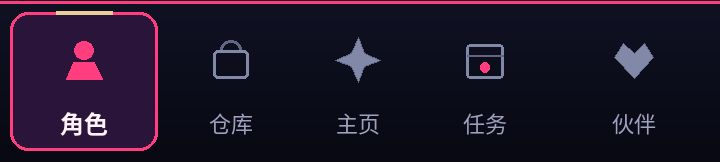
#> input picture assets/biao/nav/role.jpg, 720 x 162 px
$ python -i extract_assets.py   (imports and definitions only)
#> lines starting #> are read from the running program, lines starting #| are printed output that depends on the picture; after the words box and inside, x2 and y2 are one past the last pixel; in counts of white or black regions, pixels touching at a corner belong together
### tools/asset_manifest.py
"""素材清单:每一项说明从录屏第几帧(每秒 2 帧编号)的哪个矩形裁出哪张图。

frame: 帧号,对应 (frame-1)/2 秒;box: [x0, y0, x1, y1],录屏原始像素。
src:   不取录屏帧,而是取 tools/build_map.py 生成的中间产物(.work/ 下)。
"""

HUD = "hud_home.png"  # 主页 HUD 图层(带透明度),由 build_map.py 生成
ICONS = "hud_icons.png"  # 会上下浮动的图标,取单帧抠图,避免平均后发虚


def hud(out, box, floor=40, src=HUD):
    return {"out": out, "src": src, "box": box, "alpha_floor": floor, "q": 92}


MANIFEST = [
    # ---------- 通用 ----------
    {"out": "nav/role.jpg", "frame": 458, "box": [0, 1400, 720, 1562], "q": 90},
    {"out": "nav/bag.jpg", "frame": 473, "box": [0, 1400, 720, 1562], "q": 90},
    {"out": "nav/home.jpg", "frame": 645, "box": [0, 1400, 720, 1562], "q": 90},
    {"out": "nav/mission.jpg", "frame": 118, "box": [0, 1400, 720, 1562], "q": 90},
    {"out": "nav/partner.jpg", "frame": 356, "box": [0, 1400, 720, 1562], "q": 90},
    # ---------- 登录与公告 ----------
    {"out": "login/bg.jpg", "frame": 7, "q": 86},
    {"out": "login/loading.jpg", "frame": 13, "q": 84},
    {"out": "login/notice.jpg", "frame": 3, "box": [22, 246, 698, 1326], "q": 90},
    {"out": "ui/dlg_head.jpg", "frame": 15, "box": [0, 640, 720, 680], "q": 90},
    # 这一帧标题还在淡入,页面上再叠一层字
    {"out": "ui/reward_head.jpg", "frame": 125, "box": [0, 614, 720, 672], "q": 90},
    # ---------- 主页 ----------
    {"out": "home/map.webp", "src": "map_final.png", "q": 82},
    {**hud("home/card.webp", [28, 258, 488, 428]), "erase": [[438, 0, 460, 98]]},  # 抹掉右端和「好友」重叠的一小块
    hud("home/ico_gem.webp", [34, 198, 78, 248]),
    hud("home/ico_coin.webp", [234, 198, 278, 248]),
    hud("home/ico_bolt.webp", [436, 198, 474, 248]),
    hud("home/ico_plus.webp", [562, 200, 608, 246]),
    hud("home/btn_friend.webp", [466, 264, 548, 356]),
    hud("home/btn_mail.webp", [550, 280, 612, 356]),
    hud("home/btn_setting.webp", [628, 280, 696, 356]),
    hud("home/btn_faction.webp", [18, 434, 106, 524]),
    hud("home/btn_calendar.webp", [108, 434, 198, 524]),
    hud("home/btn_shop.webp", [574, 408, 700, 532], src=ICONS),
    hud("home/btn_supply.webp", [574, 548, 700, 670], src=ICONS),
    hud("home/btn_tower.webp", [574, 684, 700, 808], src=ICONS),
    hud("home/btn_modes.webp", [574, 824, 700, 946], src=ICONS),
    hud("home/btn_adventure.webp", [14, 1140, 276, 1268]),
    {**hud("home/btn_explore.webp", [498, 1270, 694, 1374], floor=90), "erase": [[0, 66, 22, 104]]},

    # ---------- 物品图标 ----------
    {"out": "item/exp.webp", "frame": 125, "box": [252, 792, 352, 892], "mirror_br": [0.45, 0.2], "q": 90},
    {"out": "item/credit.webp", "frame": 147, "box": [492, 702, 632, 840], "q": 90},
    {"out": "item/special_card.webp", "frame": 593, "box": [165, 477, 265, 577], "fill": [[68, 72, 100, 93, [22, 21, 26]]], "q": 90},
    {"out": "item/supply_card.webp", "frame": 593, "box": [365, 477, 465, 577], "fill": [[68, 72, 100, 93, [22, 21, 26]]], "q": 90},
    {"out": "item/crystal.webp", "frame": 593, "box": [565, 477, 665, 577], "mirror_br": [0.45, 0.17], "mirror_up": 0.06, "q": 90},
    {"out": "item/gift_green.webp", "frame": 593, "box": [165, 780, 265, 880], "mirror_br": [0.4, 0.17], "mirror_up": 0.06, "q": 90},
    {"out": "item/gift_blue.webp", "frame": 593, "box": [365, 780, 465, 880], "mirror_br": [0.4, 0.17], "mirror_up": 0.06, "q": 90},
    {"out": "item/gift_purple.webp", "frame": 593, "box": [565, 780, 665, 880], "mirror_br": [0.4, 0.17], "mirror_up": 0.06, "q": 90},
    {"out": "item/gift_orange.webp", "frame": 593, "box": [165, 1083, 265, 1183], "mirror_br": [0.4, 0.17], "mirror_up": 0.06, "q": 90},
    {"out": "item/box_white.webp", "frame": 586, "box": [165, 477, 265, 577], "mirror_br": [0.4, 0.17], "mirror_up": 0.06, "q": 90},
    {"out": "item/box_green.webp", "frame": 586, "box": [365, 477, 465, 577], "mirror_br": [0.4, 0.17], "mirror_up": 0.06, "q": 90},
    {"out": "item/box_blue.webp", "frame": 586, "box": [565, 477, 665, 577], "mirror_br": [0.4, 0.17], "mirror_up": 0.06, "q": 90},
    {"out": "item/daily_point.webp", "frame": 912, "box": [184, 632, 232, 680], "q": 90},
    # ---------- 任务 ----------
    {"out": "mission/banner.jpg", "frame": 163, "box": [0, 0, 720, 208], "q": 88},
    {"out": "mission/ico_main.jpg", "frame": 163, "box": [24, 536, 136, 664], "q": 90},
    {"out": "mission/ico_red.jpg", "frame": 163, "box": [24, 984, 136, 1112], "q": 90},
    {"out": "mission/ico_white.jpg", "frame": 163, "box": [24, 1174, 136, 1302], "q": 90},
    {"out": "mission/ico_explore.jpg", "frame": 191, "box": [24, 300, 136, 428], "q": 90},
    {"out": "mission/ico_daily.jpg", "frame": 912, "box": [20, 540, 132, 672], "q": 90},
    # 互动码卡片:原图里的二维码是账号的真实互动码,这里涂白,页面上画一张假的
    {"out": "mission/qr_card.jpg", "frame": 167, "box": [70, 330, 650, 1320], "fill": [[122, 272, 468, 608, [255, 255, 255]]], "q": 86},
    # ---------- 剧情 ----------
    {"out": "story/xiong.jpg", "frame": 82, "box": [0, 204, 720, 1240], "q": 84},
    {"out": "story/wu.jpg", "frame": 106, "box": [0, 204, 720, 1240], "q": 84},
    {"out": "story/yin.jpg", "frame": 114, "box": [0, 204, 720, 1240], "q": 84},
    {"out": "story/none.jpg", "frame": 155, "box": [0, 204, 720, 1240], "q": 84},

    # ---------- 角色 ----------
    # 每个页签一张整幅底图,会变的数字由页面盖在上面
    {"out": "role/profile.jpg", "frame": 379, "box": [0, 0, 720, 1400], "role_arrow": True, "q": 84},
    {"out": "role/equip.jpg", "frame": 401, "box": [0, 0, 720, 1400], "role_arrow": True, "q": 84},
    {"out": "role/enh.jpg", "frame": 425, "box": [0, 0, 720, 1400], "role_arrow": True, "q": 84},
    {"out": "role/chip.jpg", "frame": 470, "box": [0, 0, 720, 1400], "role_arrow": True, "q": 84},
    {"out": "role/iface_bg.jpg", "frame": 427, "box": [0, 0, 720, 240], "q": 84},
    {"out": "role/slot_head.jpg", "frame": 422, "box": [126, 672, 272, 822], "q": 88},
    {"out": "role/slot_neck.jpg", "frame": 422, "box": [296, 672, 442, 822], "q": 88},
    {"out": "role/slot_weapon.jpg", "frame": 422, "box": [464, 672, 610, 822], "q": 88},
    {"out": "role/slot_hand1.jpg", "frame": 422, "box": [42, 808, 188, 958], "q": 88},
    {"out": "role/slot_hand2.jpg", "frame": 422, "box": [210, 808, 356, 958], "q": 88},
    {"out": "role/slot_hand3.jpg", "frame": 422, "box": [380, 808, 526, 958], "q": 88},
    {"out": "role/slot_hand4.jpg", "frame": 422, "box": [548, 808, 694, 958], "q": 88},
    {"out": "role/slot_armor.jpg", "frame": 422, "box": [126, 944, 272, 1094], "q": 88},
    {"out": "role/slot_pants.jpg", "frame": 422, "box": [296, 944, 442, 1094], "q": 88},
    {"out": "role/slot_shoes.jpg", "frame": 422, "box": [464, 944, 610, 1094], "q": 88},
    # 接口升级每行左边的部位图标
    {"out": "role/if_head.jpg", "frame": 427, "box": [76, 266, 156, 350], "q": 88},
    {"out": "role/if_neck.jpg", "frame": 427, "box": [76, 414, 156, 498], "q": 88},
    {"out": "role/if_weapon.jpg", "frame": 427, "box": [76, 562, 156, 646], "q": 88},
    {"out": "role/if_hand.jpg", "frame": 427, "box": [76, 710, 156, 794], "q": 88},
    {"out": "role/if_armor.jpg", "frame": 427, "box": [76, 1300, 156, 1384], "q": 88},
    {"out": "role/if_pants.jpg", "frame": 401, "box": [340, 986, 418, 1064], "q": 88},
    {"out": "role/if_shoes.jpg", "frame": 401, "box": [508, 986, 586, 1064], "q": 88},
    # ---------- 装备图标 ----------
    {"out": "equip/neck_gold.webp", "frame": 422, "box": [328, 702, 428, 802], "q": 88},
    {"out": "equip/pistol.webp", "frame": 422, "box": [496, 702, 596, 802], "fill": [[82, 0, 100, 16, [27, 26, 32]]], "q": 88},
    {"out": "equip/prism.webp", "frame": 422, "box": [74, 838, 174, 938], "q": 88},
    {"out": "equip/ring.webp", "frame": 422, "box": [412, 838, 512, 938], "q": 88},
    {"out": "equip/glove_white.webp", "frame": 422, "box": [580, 838, 680, 938], "q": 88},
    {"out": "equip/vest.webp", "frame": 422, "box": [158, 974, 258, 1074], "fill": [[82, 0, 100, 16, [27, 26, 32]]], "q": 88},
    {"out": "equip/pants.webp", "frame": 422, "box": [328, 974, 428, 1074], "q": 88},
    {"out": "equip/hat.webp", "frame": 479, "box": [113, 890, 213, 990], "fill": [[56, 0, 100, 9, [21, 20, 25]]], "q": 88},
    {"out": "equip/tuxedo.webp", "frame": 479, "box": [232, 890, 332, 990], "fill": [[56, 0, 100, 9, [21, 20, 25]]], "q": 88},
    {"out": "equip/choker.webp", "frame": 479, "box": [352, 890, 452, 990], "fill": [[56, 0, 100, 9, [21, 20, 25]]], "q": 88},
    {"out": "equip/armor_pink.webp", "frame": 479, "box": [471, 890, 571, 990], "fill": [[56, 0, 100, 9, [21, 20, 25]]], "q": 88},
    {"out": "equip/boots.webp", "frame": 479, "box": [590, 890, 690, 990], "fill": [[56, 0, 100, 9, [21, 20, 25]]], "q": 88},
    {"out": "equip/bracelet.webp", "frame": 479, "box": [113, 1009, 213, 1109], "fill": [[56, 0, 100, 9, [21, 20, 25]]], "q": 88},
    {"out": "equip/gauntlet.webp", "frame": 479, "box": [352, 1009, 452, 1109], "fill": [[56, 0, 100, 9, [21, 20, 25]]], "q": 88},
    {"out": "equip/helmet_brown.webp", "frame": 479, "box": [113, 1128, 213, 1228], "fill": [[56, 0, 100, 9, [21, 20, 25]]], "q": 88},
    {"out": "equip/helmet_grey.webp", "frame": 479, "box": [232, 1128, 332, 1228], "fill": [[56, 0, 100, 9, [21, 20, 25]]], "q": 88},
    {"out": "equip/chain.webp", "frame": 479, "box": [471, 1128, 571, 1228], "fill": [[56, 0, 100, 9, [21, 20, 25]]], "q": 88},
    {"out": "equip/rifle.webp", "frame": 479, "box": [352, 1247, 452, 1347], "fill": [[56, 0, 100, 9, [21, 20, 25]]], "q": 88},
    {"out": "equip/pistol_color.webp", "frame": 479, "box": [590, 1247, 690, 1347], "fill": [[56, 0, 100, 9, [21, 20, 25]]], "q": 88},
    {"out": "equip/vest_green.webp", "frame": 487, "box": [446, 406, 652, 610], "scale": 0.5, "q": 88},
    # ---------- 仓库 ----------
    {"out": "bag/head_equip.jpg", "frame": 479, "box": [0, 0, 720, 410], "q": 85},
    {"out": "bag/head_item.jpg", "frame": 473, "box": [0, 0, 720, 410], "q": 85},
    # ---------- 伙伴 ----------
    {"out": "partner/list.jpg", "frame": 195, "box": [0, 0, 720, 1400], "q": 84},
    # 这一帧左上角的页面名正在转场,从 203 帧取清晰的页面名和胶囊盖上
    {"out": "partner/band.jpg", "frame": 325, "box": [0, 0, 720, 262], "patch": [[203, [0, 0, 720, 176], [0, 0]]], "q": 84},
    {"out": "partner/jiguang.jpg", "frame": 199, "q": 84},
    {"out": "partner/ling.jpg", "frame": 290, "q": 84},
    {"out": "partner/maguangyao.jpg", "frame": 318, "q": 84},
    {"out": "partner/linxiao.jpg", "frame": 346, "q": 84},
    {"out": "partner/yinsha.jpg", "frame": 311, "q": 84},
    {"out": "partner/archive.jpg", "frame": 273, "box": [0, 380, 720, 1290], "q": 85},
    {"out": "partner/visual.jpg", "frame": 228, "q": 82},
    {"out": "gift/geiger.webp", "frame": 261, "box": [72, 1297, 164, 1396], "fill": [[58, 0, 92, 20, [70, 70, 76]]], "mirror_br": [0.3, 0.24], "q": 88},
    {"out": "gift/rouge.webp", "frame": 261, "box": [194, 1298, 293, 1396], "fill": [[65, 0, 99, 20, [70, 70, 76]]], "mirror_br": [0.3, 0.24], "q": 88},
    {"out": "gift/papers.webp", "frame": 261, "box": [314, 1298, 413, 1396], "fill": [[65, 0, 99, 20, [70, 70, 76]]], "mirror_br": [0.3, 0.24], "q": 88},
    {"out": "gift/holo.webp", "frame": 261, "box": [433, 1298, 532, 1396], "fill": [[65, 0, 99, 20, [70, 70, 76]]], "mirror_br": [0.3, 0.24], "q": 88},
    {"out": "gift/perfume.webp", "frame": 261, "box": [552, 1298, 651, 1396], "fill": [[65, 0, 99, 20, [70, 70, 76]]], "mirror_br": [0.3, 0.24], "q": 88},
    {"out": "gift/can.webp", "frame": 334, "box": [72, 1297, 164, 1396], "fill": [[58, 0, 92, 20, [70, 70, 76]]], "mirror_br": [0.3, 0.24], "q": 88},

    # ---------- 战斗 ----------
    # 两个头像(带原版的外圈):3D 战斗的贴图由 build_embeds.py 从这两张图生成
    {"out": "battle/enemy.jpg", "frame": 545, "box": [441, 443, 668, 670], "q": 88},
    {"out": "battle/me.jpg", "frame": 549, "box": [48, 938, 276, 1166], "q": 88},
    {"out": "battle/start.jpg", "frame": 541, "box": [0, 640, 720, 960], "q": 85},
    {"out": "battle/win.jpg", "frame": 676, "box": [0, 470, 720, 660], "q": 85},
    # ---------- 关卡 ----------
    {"out": "stage/head_core.jpg", "frame": 557, "box": [0, 0, 720, 380], "q": 84},
    {"out": "stage/head_museum.jpg", "frame": 570, "box": [0, 0, 720, 380], "q": 84},
    {"out": "stage/boss.jpg", "frame": 555, "box": [96, 419, 218, 545], "q": 88},
    {"out": "stage/detail.jpg", "frame": 534, "box": [30, 327, 690, 1288], "q": 86},
    # ---------- 玩法 ----------
    {"out": "modes/string.jpg", "frame": 695, "box": [26, 277, 694, 600], "q": 84},
    {"out": "modes/ring.jpg", "frame": 695, "box": [26, 633, 694, 960], "q": 84},
    {"out": "modes/catch.jpg", "frame": 695, "box": [26, 993, 694, 1316], "q": 84},
    {"out": "modes/mine.jpg", "frame": 651, "box": [26, 703, 694, 1026], "q": 84},
    {"out": "modes/gorge.jpg", "frame": 651, "box": [26, 1058, 694, 1380], "q": 84},
    # ---------- 排行榜 ----------
    {"out": "rank/bg.jpg", "frame": 718, "q": 82},
    {"out": "rank/rewards.jpg", "frame": 720, "box": [30, 277, 690, 1332], "q": 85},
    # ---------- 商城与补给 ----------
    {"out": "shop/head.jpg", "frame": 593, "box": [0, 0, 720, 390], "q": 84},
    {"out": "supply/p1.jpg", "frame": 603, "q": 82},
    {"out": "supply/p2.jpg", "frame": 612, "q": 82},
    {"out": "supply/p3.jpg", "frame": 615, "q": 82},
    {"out": "supply/result_head.jpg", "frame": 640, "box": [0, 0, 720, 420], "q": 84},

    # ---------- 外围界面 ----------
    {"out": "mail/head.jpg", "frame": 802, "box": [0, 0, 720, 290], "q": 84},
    {"out": "mail/ico.jpg", "frame": 802, "box": [34, 331, 132, 427], "q": 88},
    {"out": "mail/ico_read.jpg", "frame": 823, "box": [34, 331, 132, 427], "q": 88},
    {"out": "item/box_race.webp", "frame": 815, "box": [310, 790, 410, 890], "mirror_br": [0.3, 0.2], "q": 90},
    {"out": "friend/head.jpg", "frame": 791, "box": [0, 0, 720, 300], "q": 84},
    {"out": "friend/avatar.jpg", "frame": 791, "box": [70, 482, 148, 562], "q": 88},
    {"out": "extra/profile.jpg", "frame": 849, "q": 84},
    {"out": "extra/tickets.jpg", "frame": 854, "q": 84},
    {"out": "extra/ticket_shop.jpg", "frame": 862, "q": 84},
    {"out": "extra/bind.jpg", "frame": 880, "q": 84},
    {"out": "extra/parkmap.jpg", "frame": 772, "q": 84},
    {"out": "extra/faction.jpg", "frame": 736, "q": 84},
    # ---------- 弹窗外框与整窗底图(逐页对照后补的) ----------
    {"out": "ui/wd_head.jpg", "frame": 878, "box": [28, 440, 694, 500], "q": 92},  # 深色弹窗的标题条
    {"out": "ui/wd_foot.jpg", "frame": 878, "box": [28, 1128, 694, 1176], "q": 92},
    {"out": "ui/buy_head.jpg", "frame": 588, "box": [30, 280, 690, 448], "q": 90},  # 商城购买窗
    {"out": "ui/buy_foot.jpg", "frame": 588, "box": [30, 1296, 690, 1336], "q": 90},
    {"out": "ui/cal_head.jpg", "frame": 745, "box": [30, 281, 690, 370], "q": 90},  # 活动日历
    {"out": "ui/cal_foot.jpg", "frame": 745, "box": [30, 1232, 690, 1336], "q": 90},
    {"out": "ui/interact.jpg", "frame": 575, "box": [30, 360, 690, 1256], "q": 88},  # 互动窗整窗
    # 设置窗整窗;玩家编号是真实账号的,涂掉后由页面写占位值
    {"out": "ui/settings.jpg", "frame": 830, "box": [30, 568, 690, 1044], "fill": [[150, 384, 520, 432, [24, 22, 25]]], "q": 90},
    {"out": "mail/btn_del.jpg", "frame": 802, "box": [12, 1350, 212, 1418], "q": 90},
    {"out": "mail/btn_all.jpg", "frame": 802, "box": [432, 1350, 712, 1418], "q": 90},
    {"out": "modes/train_car.jpg", "frame": 656, "box": [30, 546, 190, 772], "q": 88},
    {"out": "modes/train_head.jpg", "frame": 656, "box": [30, 1224, 190, 1450], "q": 88},
    {"out": "supply/result_foot.jpg", "frame": 640, "box": [0, 1280, 720, 1450], "q": 88},
    {"out": "ui/ico_power.jpg", "frame": 487, "box": [64, 510, 114, 560], "q": 92},  # 装备窗里的「战力」图标
    {"out": "ui/ico_power_dark.jpg", "frame": 656, "box": [516, 622, 558, 664], "q": 92},
    {"out": "mail/diamonds.jpg", "frame": 802, "box": [580, 336, 672, 376], "q": 92},
    # 原版战斗上下两条警戒带(字是静止的)
    {"out": "battle/band_top.jpg", "frame": 543, "box": [0, 200, 720, 372], "q": 88},
    {"out": "battle/band_bot.jpg", "frame": 543, "box": [0, 1286, 720, 1448], "q": 88},
]
#> further down, picture is the input picture: PIL image 720x162 RGB; mean R, G, B 30.4, 20.9, 40.1

### tools/extract_assets.py
#!/usr/bin/env python3
"""从录屏里截取界面素材。

用法:
    python3 tools/extract_assets.py [录屏路径] [--work 临时目录] [--only 前缀]

做法:先用 ffmpeg 按每秒 2 帧把录屏抽成整帧(第 n 帧对应 (n-1)/2 秒),
再按 tools/asset_manifest.py 里的清单裁剪。坐标都是录屏原始像素(720x1562)。
"""
import argparse
import glob
import os
import subprocess
import sys

from PIL import Image

ROOT = os.path.dirname(os.path.dirname(os.path.abspath(__file__)))
sys.path.insert(0, os.path.dirname(os.path.abspath(__file__)))
from asset_manifest import MANIFEST  # noqa: E402


# [22 lines left out: functions ensure_frames, save, not called in this run]


def remove_role_arrow(im):
    """角色页底图上烙着一个粉色引导箭头(指向底部导航的「任务」)。
    录屏里每一帧都有它,没有干净的帧可以借,所以把它盖住的三样东西重画出来:
    深色战力条的斜边、黄色「权益加成」按钮的左端、两者之间的浅色背景。
    只改偏粉的像素,别的地方不动。箭头改由页面在引导开着时画。坐标是录屏像素。
    """
    import numpy as np
    from PIL import ImageDraw, ImageFilter
    im = im.convert("RGB")
    x0, y0, x1, y1 = 452, 1318, 524, 1400
    a = np.asarray(im).astype(int)
    r, g, b = a[..., 0], a[..., 1], a[..., 2]
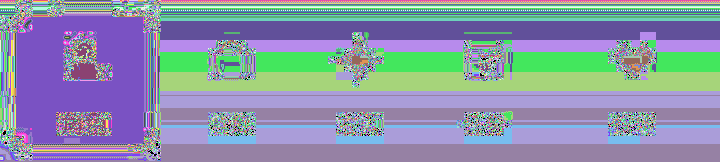
#> r: shape (162, 720) int64; 256 distinct labels, from 0 to 255; one colour per label, 0 black
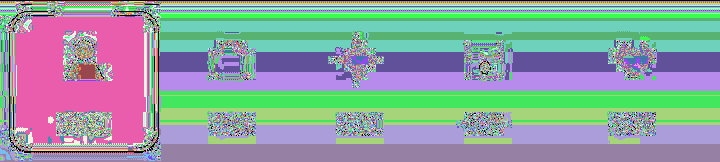
#> g: shape (162, 720) int64; 239 distinct labels, from 0 to 249; one colour per label, 0 black
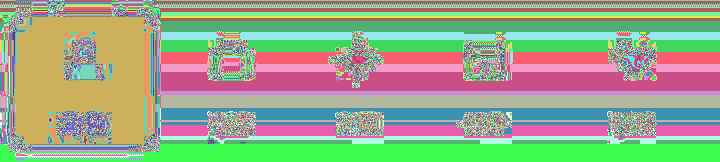
#> b: shape (162, 720) int64; 236 distinct labels, from 2 to 255; one colour per label, 0 black
    pink = (r - g > 45) & (b - g > 30)  # 品红和它半透明压在别的颜色上的样子;黄、灰、黑都不满足
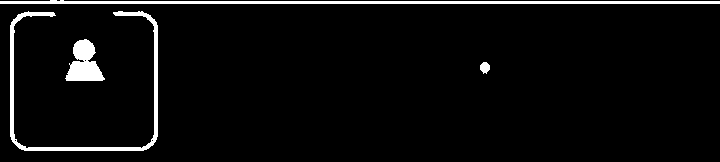
#> pink: shape (162, 720) bool; 4.5% white; 4 white regions, box (x1, y1, x2, y2) and area: (0, 0, 720, 4) 2171, (10, 11, 158, 151) 1931, (65, 39, 105, 81) 1010, (480, 62, 490, 74) 88
    m = np.zeros(pink.shape, bool)
    m[y0:y1, x0:x1] = pink[y0:y1, x0:x1]
#> m: shape (162, 720) bool; every value is 0
    mask = Image.fromarray((m * 255).astype("uint8")).filter(ImageFilter.MaxFilter(7)).filter(ImageFilter.GaussianBlur(0.8))
#> (the run stopped early here; a loop or call above may not have finished)
